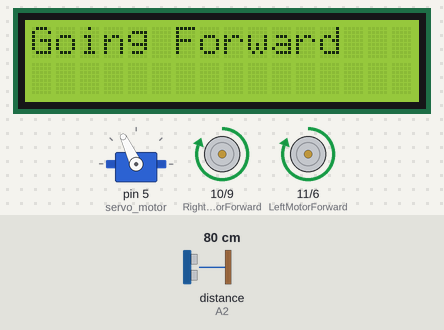
Bench run of a sketch on a simulated Arduino Uno, built with avr-gcc and run on an emulated ATmega328P. Shown: 16×2 character LCD, servo, motor-driver pin pairs drawn as motors (green arrow = first pin HIGH = forward, orange = second pin HIGH = backward, longer = more drive). The test bench sets the inputs (shaded band); at power-on: distance to the obstacle (sensor on A2) 80 cm. The echo pulse lasts 58.3 µs per cm; what the sketch prints to the serial monitor is not drawn.

Above: at 3.7 s.
3.8 s: distance to the obstacle (sensor on A2) set to 27 cm
5.3 s: distance to the obstacle (sensor on A2) set to 23 cm
At 6.4 s:
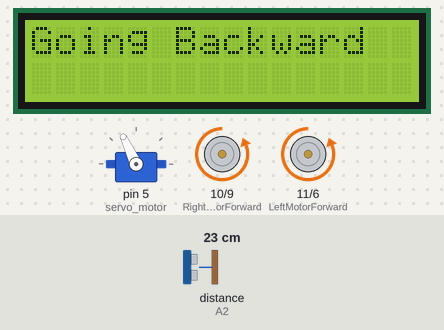
At 8.2 s:
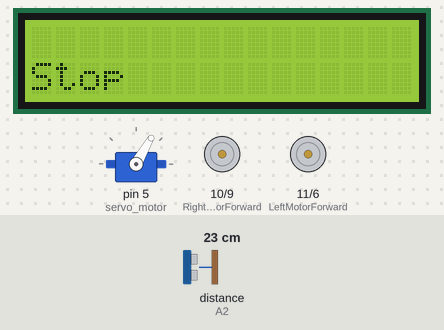
8.3 s: distance to the obstacle (sensor on A2) set to 25 cm
At 15.5 s:
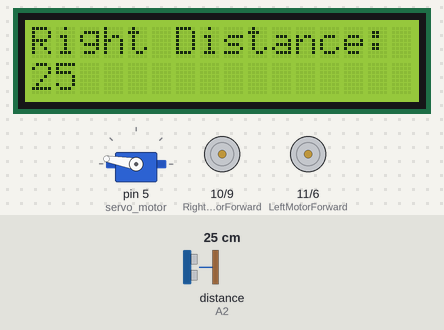
Timing chart, 0 to 17.3 s (numbered marks = the images above; inputs shaded):
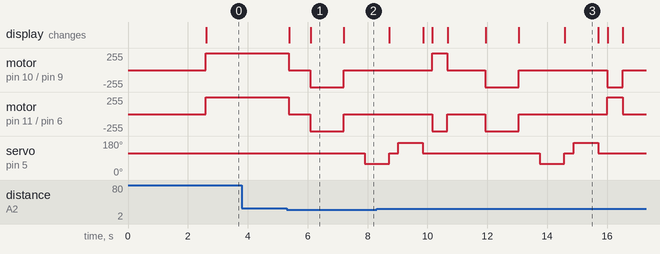

Measured:
- the behaviour switches between 26 and 25 cm on distance to the obstacle (sensor on A2) (found by bisection; images 0 and 1)
- the behaviour switches between 23 and 24 cm on distance to the obstacle (sensor on A2) (found by bisection; images 2 and 3)
- after the input at 3.8 s, every drawn part: stays the same
- after the input at 5.3 s, motor on pin 10 (RightMotorForward) / pin 9 (RightMotorBackward), motor on pin 11 (LeftMotorForward) / pin 6 (LeftMotorBackward): forward 255/255 → stopped after 0.08 s, → backward 255/255 0.71 s later, → stopped 1.1 s later
- what the display in image 1 shows lasts 1.1 s, from 6.1 s to 7.2 s

The sketch:

Autonomous_Obstacle_Avoiding_Bot.ino
```cpp
/*
 * ----------------------------------------------------------------------------
 * Project Title   : Autonomous Obstacle Avoiding Robot
 * Description     : This project is part of the Design Lab coursework where
 *                   an autonomous bot was designed using ultrasonic sensors
 *                   and servo-based scanning to avoid obstacles. It uses an
 *                   LCD for status display, and dual motor control for movement
 *                   decisions based on environmental sensing.
 *
 * Author          : Hardik Agrawal
 * Institution     : The LNM Institute of Information Technology (LNMIIT)
 * Course          : Design Lab Project
 * ----------------------------------------------------------------------------
 */

#include <Servo.h>
#include <NewPing.h>
#include<LiquidCrystal_I2C.h>
#include<Wire.h>

 #define LeftMotorForward  11
 #define LeftMotorBackward 6
 #define RightMotorForward 10
 #define  RightMotorBackward 9

//sensor pins
#define trig_pin A1 //analog input 1
#define echo_pin A2 //analog input 2

#define maximum_distance 200
boolean goesForward = false;
int distance = 100;

NewPing sonar(trig_pin, echo_pin, maximum_distance); //sensor function
Servo servo_motor; //our servo name

LiquidCrystal_I2C lcd(0x3f,16,2);

void setup(){

  lcd.init();
  lcd.backlight();
  lcd.begin(16,2);
  Serial.begin(9600);
  pinMode(RightMotorForward, OUTPUT);
  pinMode(LeftMotorForward, OUTPUT);
  pinMode(LeftMotorBackward, OUTPUT);
  pinMode(RightMotorBackward, OUTPUT);

  servo_motor.attach(5); //our servo pin

  servo_motor.write(115);
  delay(2000);
  distance = readPing();
  delay(100);
  distance = readPing();
  delay(100);
  distance = readPing();
  delay(100);
  distance = readPing();
  delay(100);
  Serial.println(distance);
}


int lookRight(){
  servo_motor.write(60);
  delay(100);
  int distance = readPing();
  delay(700);
  servo_motor.write(115);
  return distance;
}

int lookLeft(){
  servo_motor.write(170);
  delay(100);
  int distance = readPing();
  delay(700);
  servo_motor.write(115);
  return distance;
}

int readPing(){
  int cm = sonar.ping_cm();
  if (cm==0){
    cm=250;
  }
  return cm;
}

void moveStop(){

  digitalWrite(RightMotorForward, LOW);
  digitalWrite(LeftMotorForward, LOW);
  digitalWrite(RightMotorBackward, LOW);
  digitalWrite(LeftMotorBackward, LOW);
  Serial.println("Stop");
  lcd.clear();
  lcd.setCursor(0,1);
  lcd.print("Stop");
  delay(500);
}

void moveForward(){

  if(!goesForward){

    goesForward=true;

    // digitalWrite(LeftMotorForward, HIGH);
    digitalWrite(RightMotorForward, HIGH);
    digitalWrite(LeftMotorForward,220);
    //analogWrite(RightMotorForward,220);

    digitalWrite(LeftMotorBackward, LOW);
    digitalWrite(RightMotorBackward, LOW);
    Serial.println("Going Forward");

    lcd.setCursor(0,0);
    lcd.print("Going Forward");
    delay(700);
  }
}

void moveBackward(){

  goesForward=false;
  // digitalWrite(LeftMotorBackward, HIGH);
  // digitalWrite(RightMotorBackward, HIGH);
  digitalWrite(RightMotorBackward,220);
  digitalWrite(LeftMotorBackward,220);

  digitalWrite(LeftMotorForward, LOW);
  digitalWrite(RightMotorForward, LOW);
  Serial.println("Going Backward");
  lcd.clear();
  lcd.setCursor(0,0);
  lcd.print("Going Backward");
  delay(700);

}

void turnRight(){

  digitalWrite(LeftMotorForward, HIGH);
  digitalWrite(RightMotorBackward, HIGH);

  digitalWrite(LeftMotorBackward, LOW);
  digitalWrite(RightMotorForward, LOW);
  Serial.println("Turning Right");
  lcd.clear();
  lcd.setCursor(0,0);
  lcd.print("Going Right");

  delay(500);

  digitalWrite(LeftMotorForward, HIGH);
  digitalWrite(RightMotorForward, HIGH);

  digitalWrite(LeftMotorBackward, LOW);
  digitalWrite(RightMotorBackward, LOW);

}

void turnLeft(){

  digitalWrite(LeftMotorBackward, HIGH);
  digitalWrite(RightMotorForward, HIGH);

  digitalWrite(LeftMotorForward, LOW);
  digitalWrite(RightMotorBackward, LOW);
  Serial.println("Turning Left");
  lcd.clear();
  lcd.setCursor(0,0);
  lcd.print("Going Left");

  delay(500);

  digitalWrite(LeftMotorForward, HIGH);
  digitalWrite(RightMotorForward, HIGH);

  digitalWrite(LeftMotorBackward, LOW);
  digitalWrite(RightMotorBackward, LOW);

}

void loop(){

  int distanceRight = 0;
  int distanceLeft = 0;
  delay(50);

  if (distance <= 25){
    moveStop();
    delay(200);
    moveBackward();
    delay(400);
    moveStop();
    delay(200);

    distanceRight = lookRight();

    lcd.clear();
    lcd.setCursor(0,0);
    lcd.print("Right Distance:");
    Serial.println("Right Distance:");
    lcd.setCursor(0,1);
    lcd.print(distanceRight);
    Serial.print(distanceRight);
    delay(300);

    distanceLeft = lookLeft();
    lcd.clear();
    lcd.setCursor(0,0);
    lcd.print("Left Distance:");
    Serial.println("left distance:");
    lcd.setCursor(0,1);
    lcd.print(distanceLeft);
    Serial.print(distanceLeft);
    delay(300);

    if (distanceLeft > distanceRight){
      turnLeft();
      moveStop();
    }
    else{
      turnRight();
      moveStop();
    }
  }
  else{

    moveForward();
  }
    distance = readPing();
}
```
